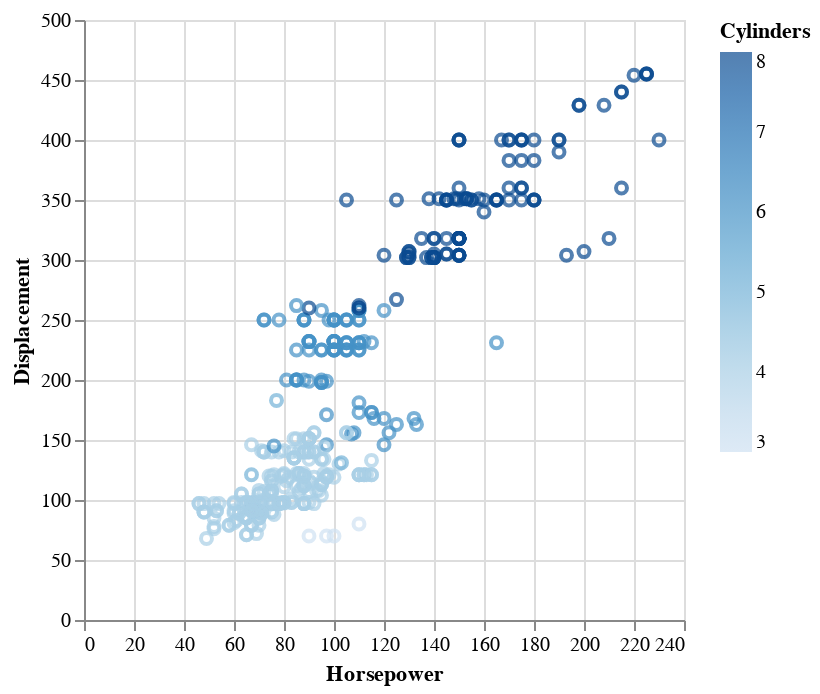

This figure's notebook cell:
### Code cell
alt.Chart(cars).mark_point().encode(
    x='Horsepower',
    y='Displacement',
    color='Cylinders',
)

### Figure 1 — Vega-Lite specification as saved in the notebook (floating-point values rounded to 4 significant figures; data arrays with more than 128 entries replaced by an {"elided": "..."} marker saying what was removed)
{"$schema": "https://vega.github.io/schema/vega-lite/v1.2.1.json", "data": {"values": {"elided": "406 records"}}, "encoding": {"color": {"field": "Cylinders", "type": "quantitative"}, "x": {"field": "Horsepower", "type": "quantitative"}, "y": {"field": "Displacement", "type": "quantitative"}}, "mark": "point"}
